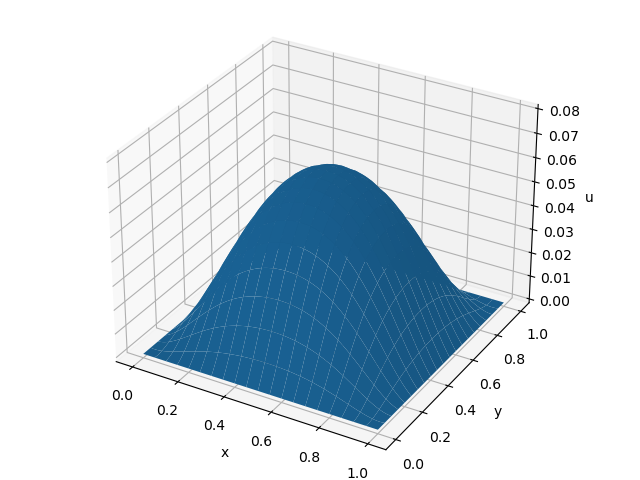

The script that drew this image:
# python 3.8.13
# question2.py

# Created on Dec 11 15:06:21 2022
# version: 1.0
# @author: yinchaoyang
# --- utf-8 ---

# Use the relaxation method to solve the poisson equation 
#   \nabla^2 phi(x, y) = -rho(x, y) / epsilon_0
# with the rectangular geometry boundary condition.
# In question2, rho'(x, y) = rho / epsilon_0 = 1, phi(0, y) = phi(l_x, y) = phi(x, 0) = phi(x, l_y) = 0

import numpy as np
import matplotlib.pyplot as plt
from mpl_toolkits.mplot3d import Axes3D

# Domain
L = 1.
n = 101
h = L/(n-1)
x = y = np.linspace(0,L,n)
X,Y = np.meshgrid(x,y)
max_iter = 500 # the number of iteration

# Source term
rho = np.zeros((n,n))
for i in range(n):
    for j in range(n):
        rho[i][j] = 1
        
# Initialization
u0 = np.ones((n,n)) / 10
u0[0,:] = u0[-1,:] = u0[:,0] = u0[:,-1] = 0

# Gauss-Seidel Iteration Method
def gauss_seidel(u, f, h):
    u_n = u.copy()
    iter = 0
    
    while iter < max_iter:
        for i in range(1,n-1):
            for j in range(1,n-1):
                u_n[i,j] = 0.25*(u_n[i+1,j] + u_n[i-1,j] + u_n[i,j+1] + u_n[i,j-1] - f[i,j]*h*h)
        iter = iter + 1
    
    return u_n

# Plot
fig = plt.figure()
ax = Axes3D(fig)
u_n = gauss_seidel(u0, rho, h)
ax.plot_surface(X,Y, u_n, rstride=5, cstride=5)
ax.set_xlabel('x')
ax.set_ylabel('y')
ax.set_zlabel('u')
ax.set_zlim3d(bottom=0,top=0.08)
plt.show()
